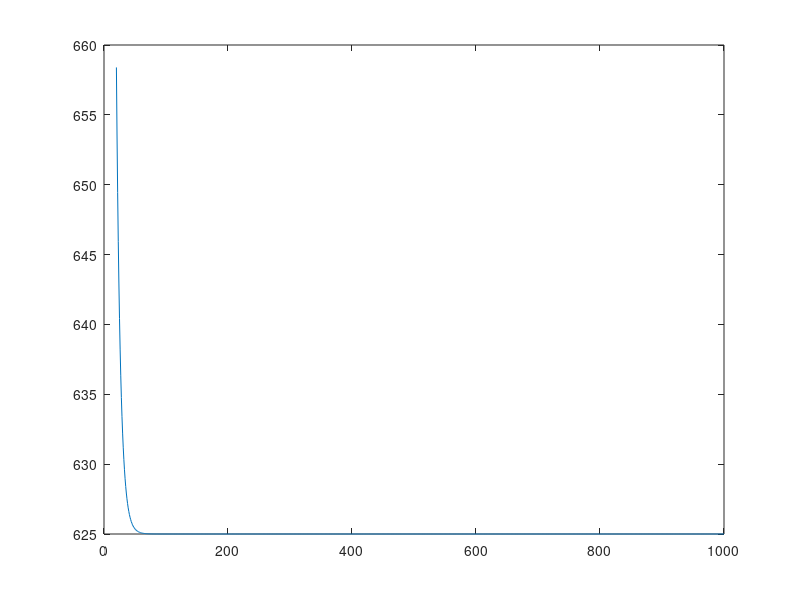

The MATLAB script that drew this image:
L = 50000; 
r = 0.15;  
N = 20;   

%%a
P = r*L*((1+r/12)^(12*N)) / (12*(((1+r/12)^(12*N))-1));
fprintf('$%.2f\n', P);

%%b
N=20:1000;
P1 = (r.*L./12) ./ ((1 - (1 + r./12).^(-12.*N)));

plot(N,P1)

disp('No')

%%c
rate = 0.15;
for i=1:20
    now = rate*5000*((1+rate/12)^(12*20)) / (12*(((1+rate/12)^(12*20))-1));
    if(i>1)
        disp(now-last)
    end
    rate = rate + 0.01;
    last = now;
end
